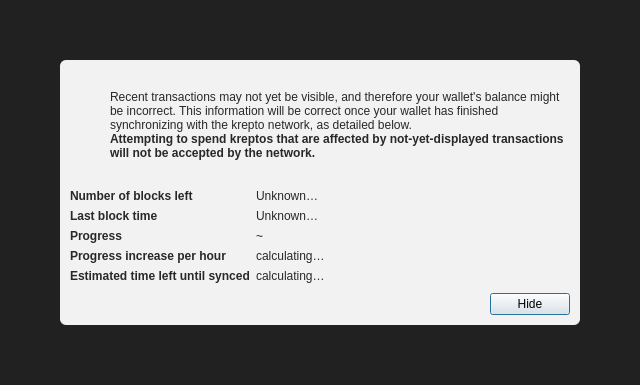
<?xml version="1.0" encoding="UTF-8"?>
<ui version="4.0">
 <class>ModalOverlay</class>
 <widget class="QWidget" name="ModalOverlay">
  <property name="geometry">
   <rect>
    <x>0</x>
    <y>0</y>
    <width>640</width>
    <height>385</height>
   </rect>
  </property>
  <property name="windowTitle">
   <string>Form</string>
  </property>
  <layout class="QVBoxLayout" name="verticalLayout" stretch="0">
   <property name="sizeConstraint">
    <enum>QLayout::SetDefaultConstraint</enum>
   </property>
   <property name="leftMargin">
    <number>0</number>
   </property>
   <property name="topMargin">
    <number>0</number>
   </property>
   <property name="rightMargin">
    <number>0</number>
   </property>
   <property name="bottomMargin">
    <number>0</number>
   </property>
   <item>
    <widget class="QWidget" name="bgWidget" native="true">
     <property name="styleSheet">
      <string notr="true">#bgWidget { background: rgba(0,0,0,220); }</string>
     </property>
     <layout class="QVBoxLayout" name="verticalLayoutMain" stretch="1">
      <property name="leftMargin">
       <number>60</number>
      </property>
      <property name="topMargin">
       <number>60</number>
      </property>
      <property name="rightMargin">
       <number>60</number>
      </property>
      <property name="bottomMargin">
       <number>60</number>
      </property>
      <item>
       <widget class="QWidget" name="contentWidget" native="true">
        <property name="styleSheet">
         <string notr="true">#contentWidget { background: rgba(255,255,255,240); border-radius: 6px; }

QLabel { color: rgb(40,40,40);  }</string>
        </property>
        <layout class="QVBoxLayout" name="verticalLayoutSub" stretch="1,0,0,0">
         <property name="spacing">
          <number>0</number>
         </property>
         <property name="leftMargin">
          <number>10</number>
         </property>
         <property name="topMargin">
          <number>10</number>
         </property>
         <property name="rightMargin">
          <number>10</number>
         </property>
         <property name="bottomMargin">
          <number>10</number>
         </property>
         <item>
          <layout class="QHBoxLayout" name="horizontalLayoutIconText" stretch="0,1">
           <property name="topMargin">
            <number>20</number>
           </property>
           <item>
            <layout class="QVBoxLayout" name="verticalLayoutIcon">
             <property name="leftMargin">
              <number>0</number>
             </property>
             <item>
              <widget class="QPushButton" name="warningIcon">
               <property name="enabled">
                <bool>false</bool>
               </property>
               <property name="text">
                <string/>
               </property>
               <property name="icon">
                <iconset>
                 <normaloff>:/icons/warning</normaloff>
                 <disabledoff>:/icons/warning</disabledoff>:/icons/warning</iconset>
               </property>
               <property name="iconSize">
                <size>
                 <width>48</width>
                 <height>48</height>
                </size>
               </property>
               <property name="flat">
                <bool>true</bool>
               </property>
              </widget>
             </item>
             <item>
              <spacer name="verticalSpacerWarningIcon">
               <property name="orientation">
                <enum>Qt::Vertical</enum>
               </property>
               <property name="sizeHint" stdset="0">
                <size>
                 <width>20</width>
                 <height>40</height>
                </size>
               </property>
              </spacer>
             </item>
            </layout>
           </item>
           <item>
            <layout class="QVBoxLayout" name="verticalLayoutInfoText">
             <property name="leftMargin">
              <number>0</number>
             </property>
             <property name="topMargin">
              <number>0</number>
             </property>
             <item>
              <widget class="QLabel" name="infoText">
               <property name="text">
                <string>Recent transactions may not yet be visible, and therefore your wallet's balance might be incorrect. This information will be correct once your wallet has finished synchronizing with the krepto network, as detailed below.</string>
               </property>
               <property name="textFormat">
                <enum>Qt::RichText</enum>
               </property>
               <property name="wordWrap">
                <bool>true</bool>
               </property>
              </widget>
             </item>
             <item>
              <widget class="QLabel" name="infoTextStrong">
               <property name="font">
                <font>
                 <weight>75</weight>
                 <bold>true</bold>
                </font>
               </property>
               <property name="text">
                <string>Attempting to spend kreptos that are affected by not-yet-displayed transactions will not be accepted by the network.</string>
               </property>
               <property name="textFormat">
                <enum>Qt::RichText</enum>
               </property>
               <property name="wordWrap">
                <bool>true</bool>
               </property>
              </widget>
             </item>
             <item>
              <spacer name="verticalSpacerInTextSpace">
               <property name="orientation">
                <enum>Qt::Vertical</enum>
               </property>
               <property name="sizeHint" stdset="0">
                <size>
                 <width>20</width>
                 <height>40</height>
                </size>
               </property>
              </spacer>
             </item>
            </layout>
           </item>
          </layout>
         </item>
         <item>
          <spacer name="verticalSpacerAfterText">
           <property name="orientation">
            <enum>Qt::Vertical</enum>
           </property>
           <property name="sizeHint" stdset="0">
            <size>
             <width>20</width>
             <height>40</height>
            </size>
           </property>
          </spacer>
         </item>
         <item>
          <layout class="QFormLayout" name="formLayout">
           <property name="fieldGrowthPolicy">
            <enum>QFormLayout::FieldsStayAtSizeHint</enum>
           </property>
           <property name="horizontalSpacing">
            <number>6</number>
           </property>
           <property name="verticalSpacing">
            <number>6</number>
           </property>
           <property name="topMargin">
            <number>10</number>
           </property>
           <item row="0" column="0">
            <widget class="QLabel" name="labelNumberOfBlocksLeft">
             <property name="font">
              <font>
               <weight>75</weight>
               <bold>true</bold>
              </font>
             </property>
             <property name="text">
              <string>Number of blocks left</string>
             </property>
            </widget>
           </item>
           <item row="0" column="1">
            <widget class="QLabel" name="numberOfBlocksLeft">
             <property name="text">
              <string>Unknown…</string>
             </property>
            </widget>
           </item>
           <item row="1" column="0">
            <widget class="QLabel" name="labelLastBlockTime">
             <property name="font">
              <font>
               <weight>75</weight>
               <bold>true</bold>
              </font>
             </property>
             <property name="text">
              <string>Last block time</string>
             </property>
            </widget>
           </item>
           <item row="1" column="1">
            <widget class="QLabel" name="newestBlockDate">
             <property name="sizePolicy">
              <sizepolicy hsizetype="Maximum" vsizetype="Preferred">
               <horstretch>0</horstretch>
               <verstretch>0</verstretch>
              </sizepolicy>
             </property>
             <property name="text">
              <string>Unknown…</string>
             </property>
            </widget>
           </item>
           <item row="2" column="0">
            <widget class="QLabel" name="labelSyncDone">
             <property name="font">
              <font>
               <weight>75</weight>
               <bold>true</bold>
              </font>
             </property>
             <property name="text">
              <string>Progress</string>
             </property>
            </widget>
           </item>
           <item row="2" column="1">
            <layout class="QHBoxLayout" name="horizontalLayoutSync" stretch="0,1">
             <item>
              <widget class="QLabel" name="percentageProgress">
               <property name="text">
                <string notr="true">~</string>
               </property>
              </widget>
             </item>
            </layout>
           </item>
           <item row="4" column="0">
            <widget class="QLabel" name="labelProgressIncrease">
             <property name="font">
              <font>
               <weight>75</weight>
               <bold>true</bold>
              </font>
             </property>
             <property name="text">
              <string>Progress increase per hour</string>
             </property>
            </widget>
           </item>
           <item row="4" column="1">
            <widget class="QLabel" name="progressIncreasePerH">
             <property name="text">
              <string>calculating…</string>
             </property>
            </widget>
           </item>
           <item row="5" column="0">
            <widget class="QLabel" name="labelEstimatedTimeLeft">
             <property name="font">
              <font>
               <weight>75</weight>
               <bold>true</bold>
              </font>
             </property>
             <property name="text">
              <string>Estimated time left until synced</string>
             </property>
            </widget>
           </item>
           <item row="5" column="1">
            <widget class="QLabel" name="expectedTimeLeft">
             <property name="text">
              <string>calculating…</string>
             </property>
            </widget>
           </item>
          </layout>
         </item>
         <item>
          <layout class="QHBoxLayout" name="horizontalLayoutButtons">
           <property name="leftMargin">
            <number>10</number>
           </property>
           <property name="topMargin">
            <number>10</number>
           </property>
           <item>
            <spacer name="horizontalSpacer">
             <property name="orientation">
              <enum>Qt::Horizontal</enum>
             </property>
             <property name="sizeHint" stdset="0">
              <size>
               <width>40</width>
               <height>20</height>
              </size>
             </property>
            </spacer>
           </item>
           <item>
            <widget class="QPushButton" name="closeButton">
             <property name="text">
              <string>Hide</string>
             </property>
             <property name="shortcut">
              <string>Esc</string>
             </property>
             <property name="focusPolicy">
              <enum>Qt::StrongFocus</enum>
             </property>
             <property name="default">
              <bool>true</bool>
             </property>
            </widget>
           </item>
          </layout>
         </item>
        </layout>
       </widget>
      </item>
     </layout>
    </widget>
   </item>
  </layout>
 </widget>
 <resources/>
 <connections/>
</ui>
